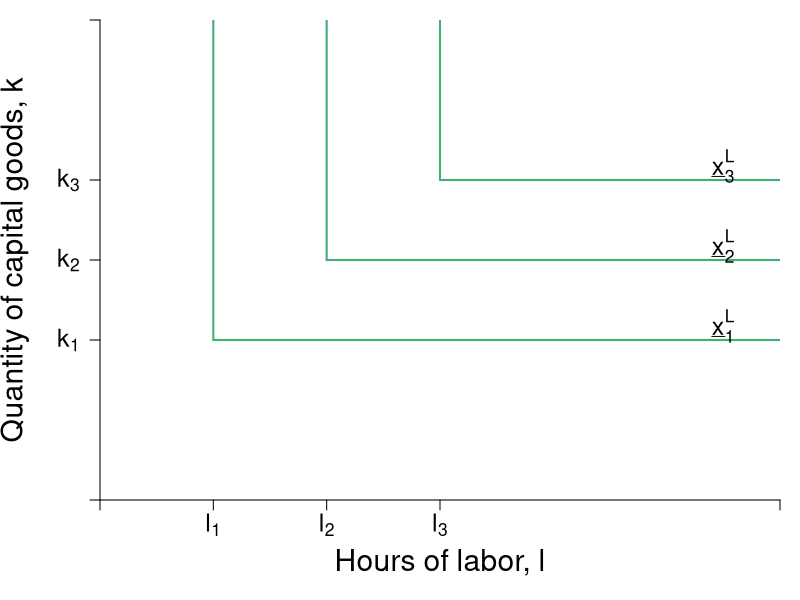

R code for this plot:

pdf(file = "specprodexch/leontief_comparison.pdf", width = 7, height = 7)

#Set parameters for graphics
pointsize <- 1.8
axislabelsize <- 1.8
labelsize <- 1.5
namesize <- 1.8
annotatesize <- 1.5
graphlinewidth <- 2
segmentlinewidth <- 1.5


COL <- c("#7fc97f", "#beaed4", "#fdc086", "#ffff99", "#386cb0", "#f0027f", "#bf5b17", "#666666")
COLA <- c("#e0f3db", "#99d8c9","#66c2a4","#41ae76", "#238b45", "#005824")
COLB <- c("#c6dbef", "#4eb3d3", "#2b8cbe", "#0868ac","#084081")

par(mar =  c(5, 5, 1, 1))

xlims <- c(0, 12)
ylims <- c(0, 12)

npts <- 501 


plot(0, 0, xlim = xlims, ylim = ylims, type = "n",
     xlab = expression(paste("")),
     ylab = expression(paste("")), 
     xaxt = "n", 
     yaxt = "n", 
     cex.lab = axislabelsize, 
     bty = "n",
     xaxs="i", 
     yaxs="i")

ticksy <- c(0, 4, 6, 8, ylims[2])
ylabels <- c(NA, expression(paste(k[1])), expression(paste(k[2])), expression(paste(k[3])), NA)
ticksx <- c(0, 2, 4, 6, xlims[2])
xlabels <- c(NA, expression(paste(l[1])), expression(paste(l[2])), expression(paste(l[3])), NA)

axis(1, at = ticksx, pos = 0, labels = xlabels,cex.axis = labelsize)
axis(2, at = ticksy, pos = 0, labels = ylabels, las = 1, cex.axis = labelsize)

npts <- 500 
xx1 <- seq(xlims[1], xlims[2], length.out = npts)

segments(2, 4, xlims[2], 4, lty = 1, col = COLA[4], lwd = graphlinewidth)
segments(2, 4, 2, ylims[2], lty = 1, col = COLA[4],  lwd = graphlinewidth)

segments(4, 6, xlims[2], 6, lty = 1, col = COLA[4], lwd = graphlinewidth)
segments(4, 6, 4, ylims[2], lty = 1, col = COLA[4],  lwd = graphlinewidth)

segments(6, 8, xlims[2], 8, lty = 1, col = COLA[4], lwd = graphlinewidth)
segments(6, 8, 6, ylims[2], lty = 1, col = COLA[4],  lwd = graphlinewidth)


mtext(expression(paste("Hours of labor, ", l)), side=1, line = 3, cex = axislabelsize)
text(-1.5, 0.5*ylims[2], expression(paste("Quantity of capital goods, ", k)), xpd = TRUE, cex = axislabelsize, srt = 90) 

# points(4, 6, pch = 16, col = "black", cex = 1.5)
text(11, 4.35, expression(paste(underline(x)[1]^L)), cex = labelsize)
text(11, 6.35, expression(paste(underline(x)[2]^L)), cex = labelsize)
text(11, 8.35, expression(paste(underline(x)[3]^L)), cex = labelsize)


# text(10, 11, expression(paste("Feasible")), cex = labelsize)
# text(10, 10.5, expression(paste("production")), cex = labelsize)
# text(10, 10, expression(paste("techniques")), cex = labelsize)
# text(2, 4, expression(paste("Infeasible")), cex = labelsize)
# text(2, 3.5, expression(paste("production")), cex = labelsize)
# text(2, 3, expression(paste("techniques")), cex = labelsize)


#Label mrs function
text(18, 2.5, expression(paste(mrs(x,y) == r[max] - bgroup("(",frac(r[max], x[max]),")")*x)), cex = labelsize)

dev.off()
